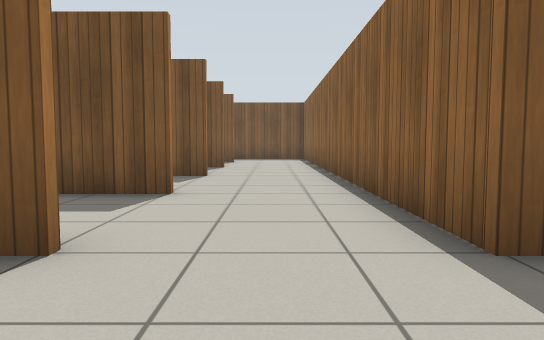
[1] (above)

22 first-person views from a walk through a robot-simulator world made for Gazebo. The camera is 0.72 m above the floor, tilts 4° down and sees 70° across. The floor is counted in squares, 1 m on a side. Each view is taken from the middle of a square. On the plan, view 1 faces up. The plan holds only what a view shows up to about 11 squares ahead; the rest is blank. Gazebo's built-in surfaces are drawn with simple patterns.

[2]
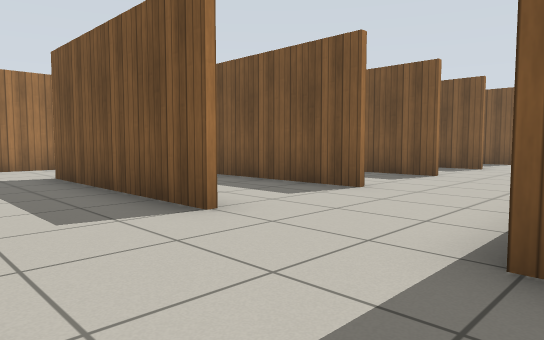

[3]
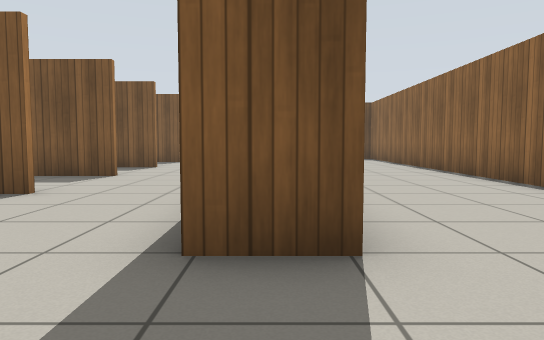

[4]
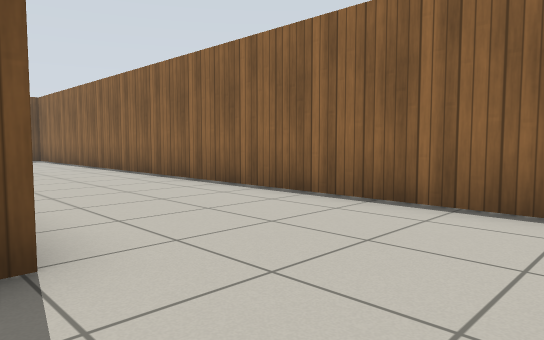

[5]
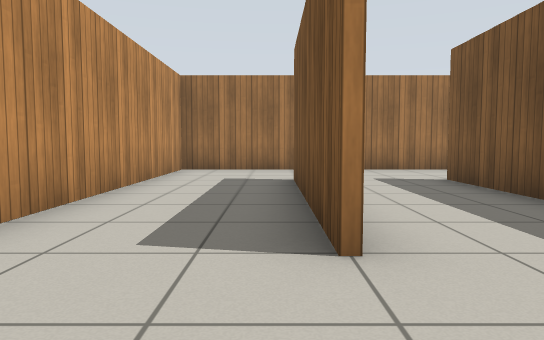

[6]
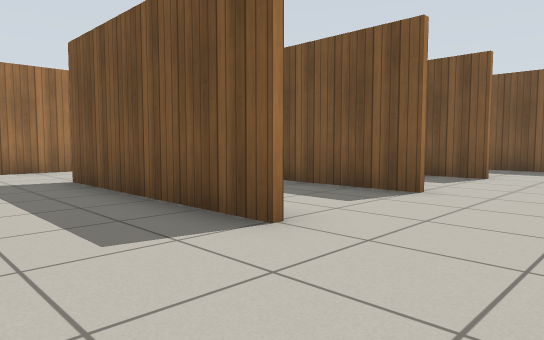

[7]
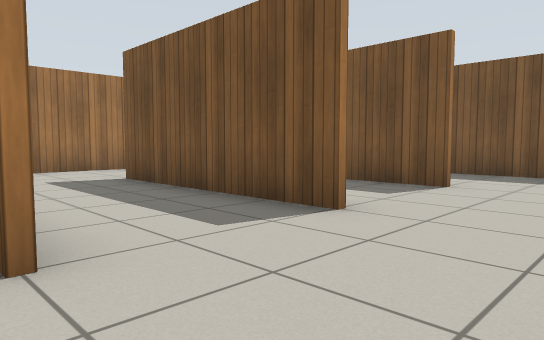

[8]
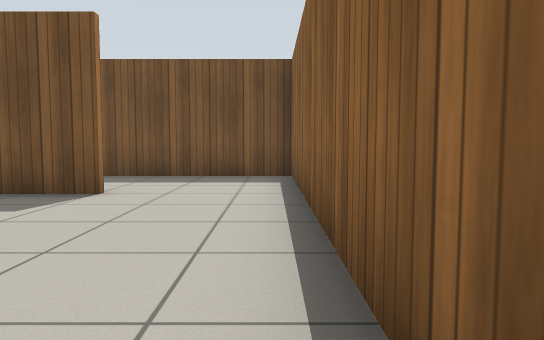

[9]
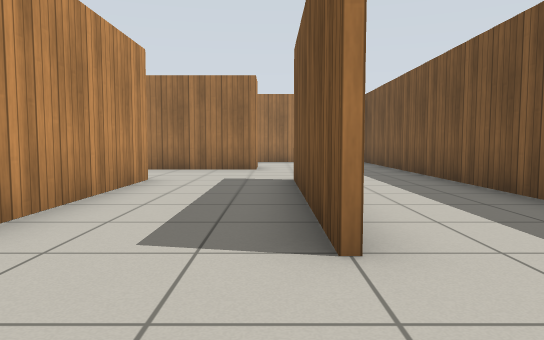

[10]
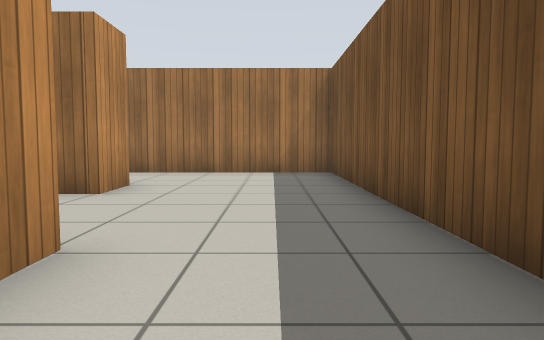

[11]
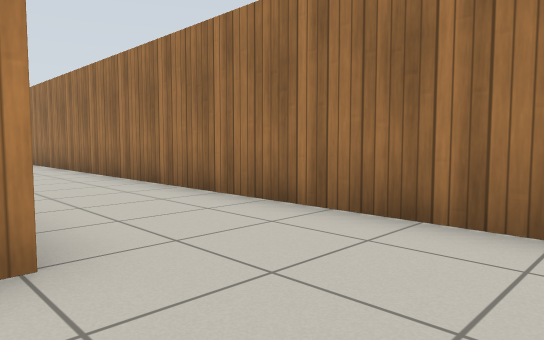

[12]
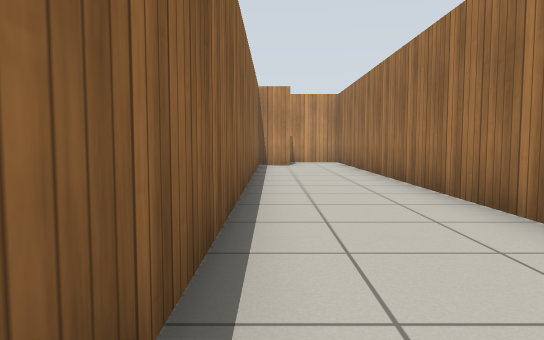

[13]
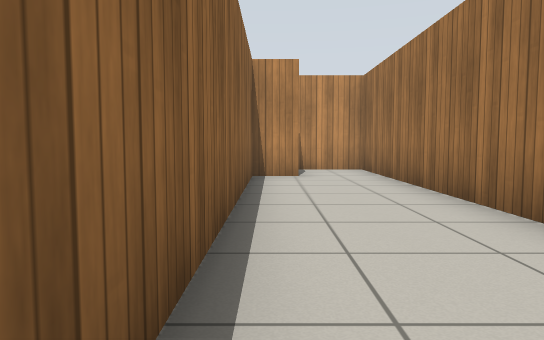

[14]
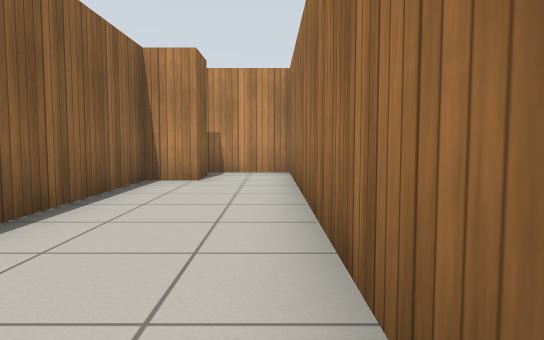

[15]
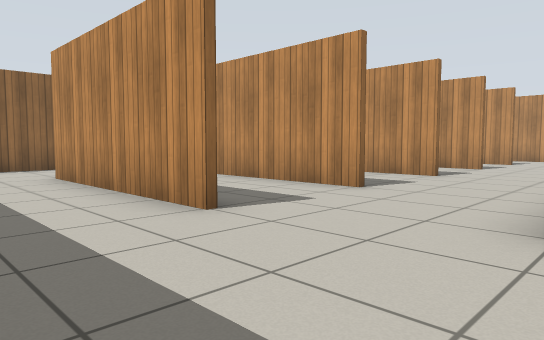

[16]
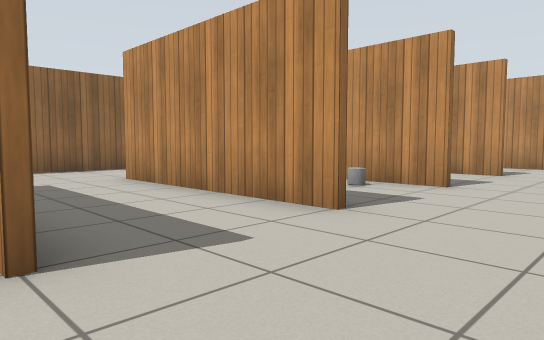

[17]
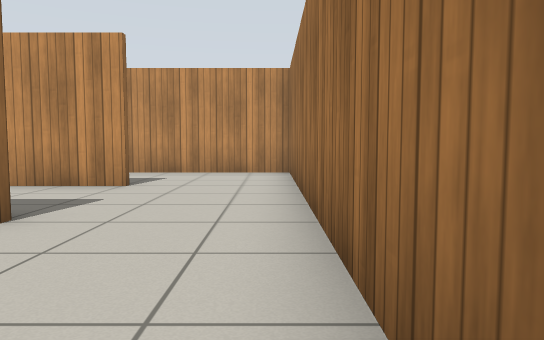

[18]
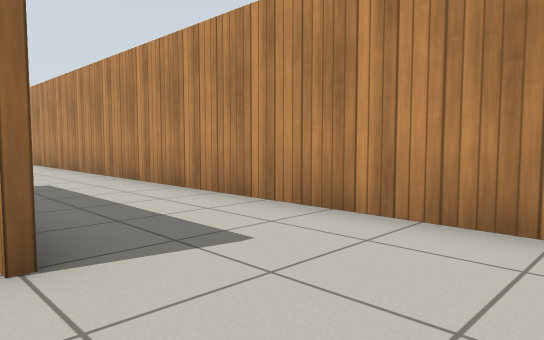

[19]
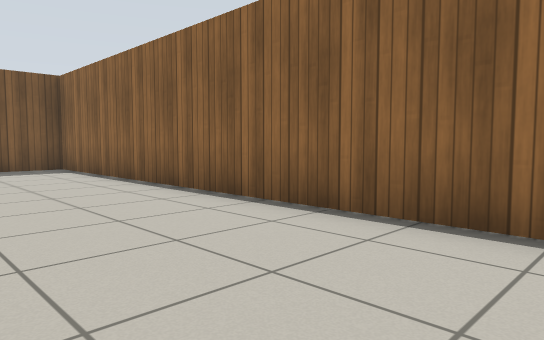

[20]
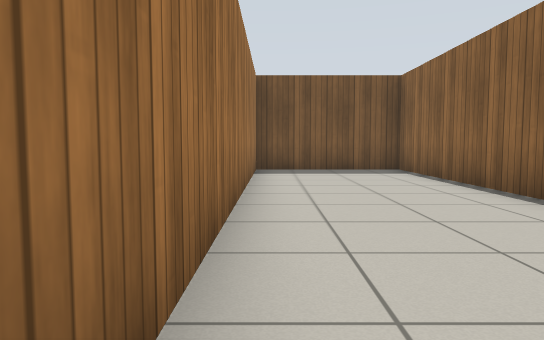

[21]
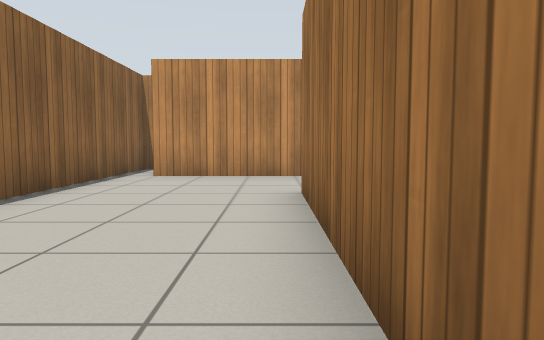

[22]
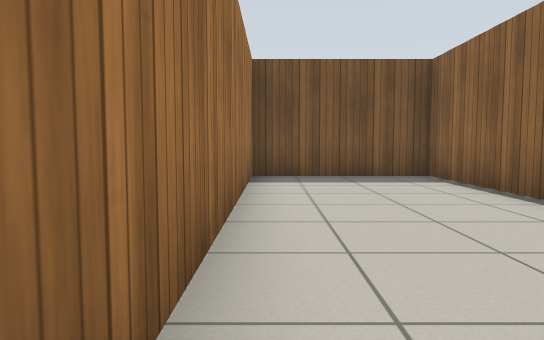

### Floor plan
Points are (right, up) in squares from view 1. A wall is a line through its corners. A room is listed if a view was taken in it or the views show most of it. See-through windows are left out.
Room 1 (views 1, 2, 3, 4, 5, 6, 7, 8, 9, 10, 11, 12, 13, 14, 15, 16, 17, 18, 19, 20, 21, 22)
walls: (-1.4, 8.4) (-6.6, 8.4); (-1.4, 5.4) (-6.6, 5.4); (-6.6, 5.6) (-4.6, 5.6); (-6.6, 8.6) (-1.4, 8.6); (-1.4, 11.4) (-6.6, 11.4); (-1.4, 2.4) (-6.6, 2.4); (-6.6, 2.6) (-4.6, 2.6); (-6.6, 11.6) (-2.4, 11.6); (-1.4, 14.4) (-6.6, 14.4); (-6.6, 14.6) (-1.4, 14.6); (-10.6, 13.6) (-9.4, 13.6) (-9.4, -0.4) (5.6, -0.4); (-11.6, -1.6) (-11.6, -0.4) (-10.6, -0.4) (-10.6, 11.5); (6.4, -2.5) (6.4, 17.4) (2.6, 17.4) (2.6, 2.4) (1.4, 2.4) (1.4, 17.4) (-13.4, 17.4) (-13.4, -2.4) (-11.4, -2.4)
objects: grey cylinder (-5, 6)

Positions as (right, up) in squares from view 1, and headings:
1: (0, 0), facing up
2: (2, 0), facing up-left
3: (2, 0), facing up
4: (2, 0), facing up-right
5: (1, 2), facing left
6: (1, 6), facing up-left
7: (1, 8), facing up-left
8: (1, 9), facing up
9: (1, 14), facing left
10: (-4, 16), facing left
11: (-10, 16), facing down-left
12: (-11, 12), facing down
13: (-11, 8), facing down
14: (-13, 7), facing down
15: (-10, 17), facing down-right
16: (-9, 12), facing down-right
17: (-9, 9), facing down
18: (-9, 3), facing down-right
19: (3, 6), facing up-right
20: (3, 7), facing up
21: (3, 8), facing down
22: (3, 9), facing up
